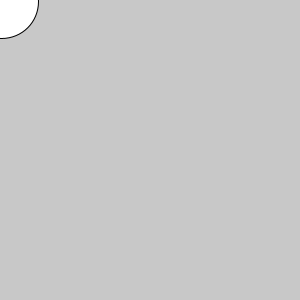
Frame 1 (no input)
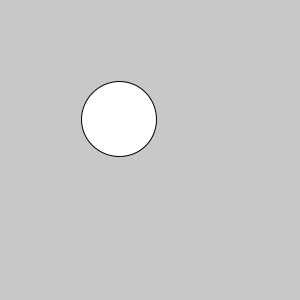
Frame 60 (the mouse pressed at the canvas centre just before this capture)
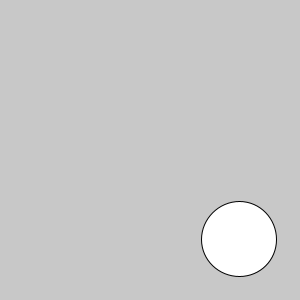
Frame 120 (the mouse held since frame 60 and released just before this capture)

The Processing sketch that drew these frames (run headless with seeded random() and noise(); from frame 60 on, the mouse is pressed at the canvas centre):

// Processing sketch: circle_moving_diagonal
// ── circle_moving_diagonal.pde
// circle moving diagonal
int x,y;
void setup(){
  size(300,300);
  x=1;
  y=1;
}
void draw(){
  background(200);
  ellipse(x,y,75,75);
  x=x+2;
  y=y+2;
  if(x>350){
    x=-50;
    y=-50;
  }
}
